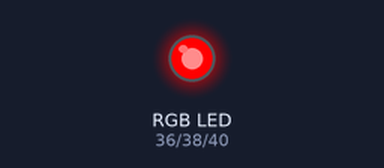
A program run on a simulated Raspberry Pi (header pin numbers). On the bench: an RGB LED mixed from three pins (HIGH = lit).

Above: at 0.5 s.
At 2.5 s:
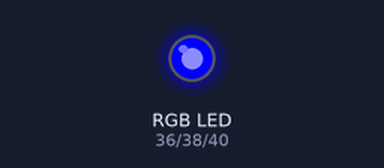
At 3.5 s:
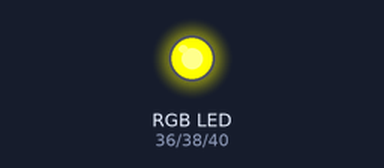
At 4.5 s:
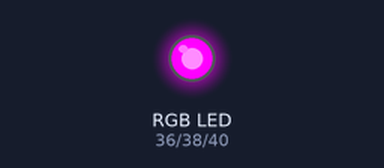
At 6.5 s:
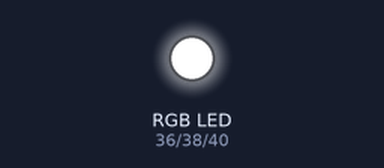
At 8.5 s:
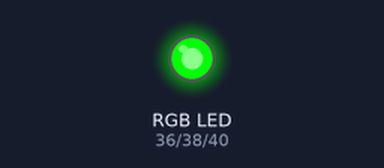
Timing chart, 0 to 9.1 s (numbered marks = the images above):
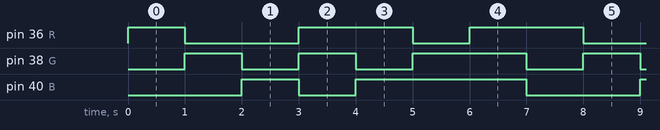

Measured:
- by itself, pin 36 (R): repeats every 7.0 s: LOW 2.0 s, HIGH 2.0 s, LOW 1.0 s, HIGH 2.0 s
- by itself, pin 38 (G): repeats every 7.0 s: LOW 1.0 s, HIGH 1.0 s, LOW 1.0 s, HIGH 2.0 s, LOW 1.0 s, HIGH 1.0 s
- by itself, pin 40 (B): repeats every 7.0 s: LOW 1.0 s, HIGH 3.0 s, LOW 2.0 s, HIGH 1.0 s

The program:

rgbled.py
```python
import RPi.GPIO as GPIO
import time


# 指定引脚
R, G, B=36, 38, 40
# 指定编号规则为BOARD
GPIO.setmode(GPIO.BOARD)
# 设置输出模式
GPIO.setup(R, GPIO.OUT)
GPIO.setup(G, GPIO.OUT)
GPIO.setup(B, GPIO.OUT)

# 创建PWM实例
pwmR = GPIO.PWM(R, 60)
pwmG = GPIO.PWM(G, 60)
pwmB = GPIO.PWM(B, 60)

# 启用PWM
pwmR.start(0)
pwmG.start(0)
pwmB.start(0)


try:
    t = 1
    while True:
        # 红色灯全亮，蓝灯，绿灯全暗（红色）
        pwmR.ChangeDutyCycle(100)
        pwmG.ChangeDutyCycle(0)
        pwmB.ChangeDutyCycle(0)
        time.sleep(t)

        # 绿色灯全亮，红灯，蓝灯全暗（绿色）
        pwmR.ChangeDutyCycle(0)
        pwmG.ChangeDutyCycle(100)
        pwmB.ChangeDutyCycle(0)
        time.sleep(t)

        # 蓝色灯全亮，红灯，绿灯全暗（蓝色）
        pwmR.ChangeDutyCycle(0)
        pwmG.ChangeDutyCycle(0)
        pwmB.ChangeDutyCycle(100)
        time.sleep(t)

        # 红灯，绿灯全亮，蓝灯全暗（黄色）
        pwmR.ChangeDutyCycle(100)
        pwmG.ChangeDutyCycle(100)
        pwmB.ChangeDutyCycle(0)
        time.sleep(t)

        # 红灯，蓝灯全亮，绿灯全暗（洋红色）
        pwmR.ChangeDutyCycle(100)
        pwmG.ChangeDutyCycle(0)
        pwmB.ChangeDutyCycle(100)
        time.sleep(t)

        # 绿灯，蓝灯全亮，红灯全暗（青色）
        pwmR.ChangeDutyCycle(0)
        pwmG.ChangeDutyCycle(100)
        pwmB.ChangeDutyCycle(100)
        time.sleep(t)

        # 红灯，绿灯，蓝灯全亮（白色）
        pwmR.ChangeDutyCycle(100)
        pwmG.ChangeDutyCycle(100)
        pwmB.ChangeDutyCycle(100)
        time.sleep(t)

# 捕捉 Ctrl+C 强制中断的动作，以便于清理GPIO引脚
except KeyboardInterrupt:
    pass

# 停止PWM
pwmR.stop()
pwmG.stop()
pwmB.stop()

# 释放引脚
GPIO.cleanup()
```
